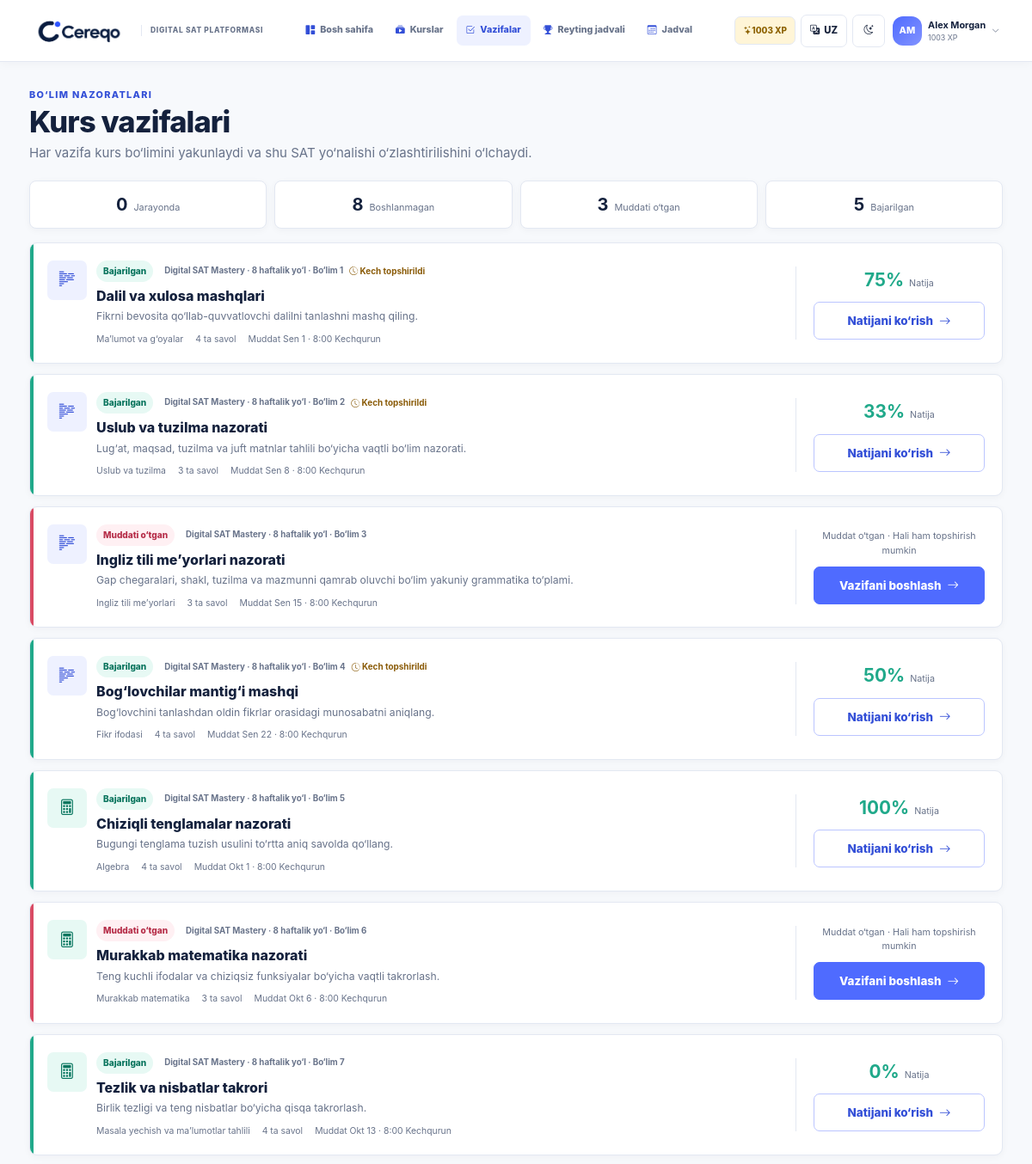
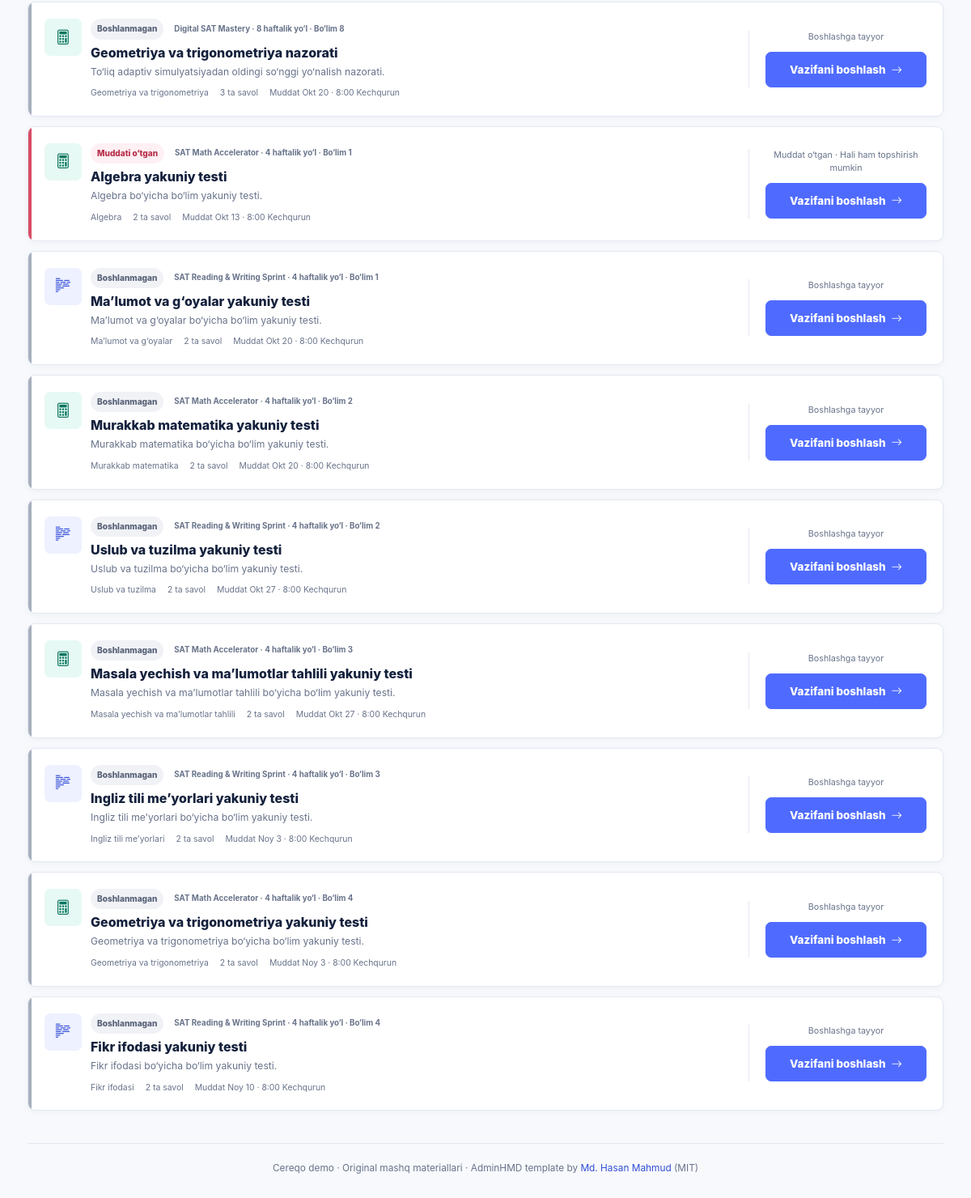
Page /tasks/ (signed in) on the committed database (2 pictures, top to bottom).
### learning/models.py (models this page shows, shortened)
class Student(models.Model):
    user = models.OneToOneField(
        settings.AUTH_USER_MODEL,
        on_delete=models.CASCADE,
        related_name="student_profile",
        null=True,
        blank=True,
    )
    name = models.CharField(max_length=100, unique=True)
    initials = models.CharField(max_length=3)
    points = models.PositiveIntegerField(default=0)
    streak = models.PositiveIntegerField(default=0)
    badge = models.CharField(max_length=80, blank=True)
    is_demo = models.BooleanField(default=False)
    class Meta:
        ordering = ["-points", "name"]

class Homework(models.Model):
    lesson = models.OneToOneField(Lesson, on_delete=models.CASCADE, related_name="homework")
    section = models.OneToOneField(
        CourseSection, on_delete=models.CASCADE, related_name="checkpoint", null=True, blank=True
    )
    title = models.CharField(max_length=160)
    description = models.TextField()
    deadline = models.DateTimeField()
    max_points = models.PositiveSmallIntegerField(default=100)
    sort_order = models.PositiveSmallIntegerField(default=0)
    class Meta:
        ordering = ["sort_order", "deadline"]
    def submission_for(self, student):
        return self.submissions.filter(student=student).first()
    def status_for(self, student):
        submission = self.submission_for(student)
        if submission and submission.submitted_at:
            return "completed"
        if submission and submission.answers.exists():
            return "in_progress"
        if self.deadline < timezone.now():
            return "overdue"
        return "not_started"

class Lesson(models.Model):
    SUBJECT_CHOICES = [("math", "Math"), ("rw", "Reading & Writing")]
    title = models.CharField(max_length=160)
    section = models.ForeignKey(
        CourseSection, on_delete=models.CASCADE, related_name="lessons", null=True, blank=True
    )
    subject = models.CharField(max_length=10, choices=SUBJECT_CHOICES)
    topic = models.CharField(max_length=120)
    duration_minutes = models.PositiveSmallIntegerField(default=8)
    session_minutes = models.PositiveSmallIntegerField(default=75)
    summary = models.TextField()
    material = models.TextField()
    video_file = models.CharField(max_length=255, default="cereqo/video/demo-lesson-video.mp4")
    progress_percent = models.PositiveSmallIntegerField(
        default=0, validators=[MinValueValidator(0), MaxValueValidator(100)]
    )
    is_today = models.BooleanField(default=False)
    scheduled_date = models.DateField(null=True, blank=True)
    sequence = models.PositiveSmallIntegerField(default=1)
    sort_order = models.PositiveSmallIntegerField(default=0)
    class Meta:
        ordering = ["sort_order", "id"]

class CourseSection(models.Model):
    SUBJECT_CHOICES = [("math", "Math"), ("rw", "Reading & Writing")]
    course = models.ForeignKey(Course, on_delete=models.CASCADE, related_name="sections")
    title = models.CharField(max_length=160)
    domain = models.CharField(max_length=120)
    subject = models.CharField(max_length=10, choices=SUBJECT_CHOICES)
    description = models.TextField()
    start_date = models.DateField()
    end_date = models.DateField()
    order = models.PositiveSmallIntegerField(default=1)
    exam_weight_percent = models.PositiveSmallIntegerField(default=25)
    class Meta:
        ordering = ["course", "order", "id"]
        constraints = [
            models.UniqueConstraint(fields=["course", "order"], name="unique_course_section_order")
        ]

class Course(models.Model):
    title = models.CharField(max_length=160)
    code = models.SlugField(max_length=60, unique=True)
    description = models.TextField()
    instructor_name = models.CharField(max_length=100, default="Cereqo mentor")
    instructor_role = models.CharField(max_length=100, default="SAT mentor")
    cover_image = models.CharField(
        max_length=255,
        default="cereqo/img/mentors/cereqo-classroom.jpg",
    )
    start_date = models.DateField()
    end_date = models.DateField()
    target_score = models.PositiveSmallIntegerField(default=1400)
    is_active = models.BooleanField(default=True)
    class Meta:
        ordering = ["-is_active", "start_date", "id"]

class Submission(models.Model):
    student = models.ForeignKey(Student, on_delete=models.CASCADE, related_name="submissions")
    homework = models.ForeignKey(Homework, on_delete=models.CASCADE, related_name="submissions")
    started_at = models.DateTimeField(auto_now_add=True)
    updated_at = models.DateTimeField(auto_now=True)
    submitted_at = models.DateTimeField(null=True, blank=True)
    score = models.PositiveSmallIntegerField(null=True, blank=True)
    points_awarded = models.PositiveSmallIntegerField(default=0)
    class Meta:
        constraints = [
            models.UniqueConstraint(fields=["student", "homework"], name="unique_student_homework")
        ]
    @property
    def is_late(self):
        return bool(self.submitted_at and self.submitted_at > self.homework.deadline)

### learning/views.py (the view)
# urls.py: path("tasks/", views.homework_list, name="homework_list"),
@login_required
def homework_list(request):
    student = _student(request)
    cards = _homework_cards(student)
    counts = {key: sum(card["status"] == key for card in cards) for key in ("not_started", "in_progress", "overdue", "completed")}
    return render(
        request,
        "learning/homework_list.html",
        {"active_nav": "tasks", "cards": cards, "counts": counts},
    )

### learning/context_processors.py (called while the page is built)
def demo_shell(request):
    student = student_for_user(request.user)
    return {"demo_student": student}

### learning/student_profiles.py (called while the page is built)
def student_for_user(user):
    if not user or not user.is_authenticated:
        return None
    try:
        return user.student_profile
    except Student.DoesNotExist:
        display_name = user.get_full_name() or user.email.split("@")[0] or user.get_username()
        display_name = _unique_name(display_name, user)
        return Student.objects.create(
            user=user,
            name=display_name,
            initials=_initials(display_name),
            badge="New learner",
        )

### learning/views.py (called while the page is built)
def _student(request):
    return student_for_user(request.user)

def _homework_cards(student):
    cards = []
    for homework in Homework.objects.select_related(
        "lesson", "section", "section__course"
    ).prefetch_related("submissions__answers", "questions"):
        submission = homework.submission_for(student)
        cards.append(
            {
                "homework": homework,
                "submission": submission,
                "status": homework.status_for(student),
                "answered": submission.answers.count() if submission else 0,
                "total": homework.questions.count(),
            }
        )
    return cards

### templates/learning/homework_list.html (shortened to what this page needs)
{% extends 'base.html' %}{% load i18n %}
{% block content %}
<section class="page-heading"><div><p class="eyebrow">{% translate "Section checkpoints" %}</p><h1>{% translate "Course tasks" %}</h1><p>{% translate "Each task closes a course section and measures mastery of its SAT domain." %}</p></div></section>
<section class="status-summary" aria-label="Homework status summary">
  <div><strong>{{ counts.in_progress }}</strong><span>{% translate "In progress" %}</span></div><div><strong>{{ counts.not_started }}</strong><span>{% translate "Not started" %}</span></div><div><strong>{{ counts.overdue }}</strong><span>{% translate "Overdue" %}</span></div><div><strong>{{ counts.completed }}</strong><span>{% translate "Completed" %}</span></div>
</section>
<section class="task-list">
  {% for card in cards %}
  <article class="homework-card status-border-{{ card.status }}">
    <div class="homework-main">
      <span class="task-subject-icon subject-{{ card.homework.lesson.subject }}"><i class="bi {% if card.homework.lesson.subject == 'math' %}bi-calculator{% else %}bi-body-text{% endif %}"></i></span>
      <div><div class="card-title-line"><span class="status-badge status-{{ card.status }}">{% if card.status == 'not_started' %}{% translate "Not started" %}{% elif card.status == 'in_progress' %}{% translate "In progress" %}{% elif card.status == 'overdue' %}{% translate "Overdue" %}{% else %}{% translate "Completed" %}{% endif %}</span><span class="section-task-label">{% translate card.homework.section.course.title %} · {% translate "Section" %} {{ card.homework.section.order }}</span>{% if card.submission.is_late %}<span class="late-note"><i class="bi bi-clock-history"></i> {% translate "Submitted late" %}</span>{% endif %}</div><h2>{% translate card.homework.title %}</h2><p>{% translate card.homework.description %}</p><div class="task-facts"><span>{% translate card.homework.section.domain %}</span><span>{% blocktranslate with total=card.total %}{{ total }} questions{% endblocktranslate %}</span><span>{% translate "Due" %} {{ card.homework.deadline|date:'M j · g:i A' }}</span></div></div>
    </div>
    <div class="homework-action">
      {% if card.status == 'completed' %}<div class="score-display"><strong>{{ card.submission.score }}%</strong><span>{% translate "Score" %}</span></div>{% elif card.status == 'in_progress' %}<div class="mini-progress"><span>{% blocktranslate with answered=card.answered total=card.total %}{{ answered }}/{{ total }} answered{% endblocktranslate %}</span><div><i style="width:{% widthratio card.answered card.total 100 %}%"></i></div></div>{% elif card.status == 'overdue' %}<p class="overdue-copy">{% translate "Past due · You can still submit" %}</p>{% else %}<p class="ready-copy">{% translate "Ready when you are" %}</p>{% endif %}
      <a class="btn {% if card.status == 'completed' %}btn-outline-primary{% else %}btn-primary{% endif %} app-btn" href="{% url 'learning:homework_detail' card.homework.id %}">{% if card.status == 'completed' %}{% translate "Review result" %}{% elif card.status == 'in_progress' %}{% translate "Resume" %}{% else %}{% translate "Start task" %}{% endif %} <i class="bi bi-arrow-right"></i></a>
    </div>
  </article>
  {% empty %}<div class="surface-card empty-state"><i class="bi bi-inbox"></i><h2>{% translate "No homework yet" %}</h2><p>{% translate "Your next practice set will appear here." %}</p></div>{% endfor %}
</section>
{% endblock %}

### templates/base.html (shortened to what this page needs)
{% load static i18n %}
<!doctype html>
<html lang="{{ LANGUAGE_CODE }}">
<head>
  <link rel="stylesheet" href="{% static 'vendor/bootstrap/css/bootstrap.min.css' %}">
  <link rel="stylesheet" href="{% static 'vendor/bootstrap-icons/css/bootstrap-icons.css' %}">
  <link rel="stylesheet" href="{% static 'cereqo/css/cereqo.css' %}">
</head>
<body>
  <div class="app-shell topnav-shell">
    <header class="desktop-topbar main-navbar">
      <a class="topnav-brand" href="{% url 'learning:dashboard' %}"><img src="{% static 'cereqo/img/cereqo-logo.png' %}" alt="Cereqo"><span>{% translate "Digital SAT platform" %}</span></a>
      <nav class="desktop-main-nav" aria-label="Main navigation">{% include 'learning/_nav_links.html' %}</nav>
      <div class="topnav-actions">{% if user.is_authenticated and demo_student %}<span class="topnav-xp"><i class="bi bi-stars"></i>{{ demo_student.points }} XP</span>{% endif %}{% include 'learning/_toolbar_controls.html' %}{% if user.is_authenticated %}{% include 'learning/_profile_menu.html' %}{% else %}<a class="btn btn-primary navbar-login" href="{% url 'login' %}"><i class="bi bi-box-arrow-in-right"></i>{% translate "Log in" %}</a>{% endif %}</div>
    </header>
    <div class="app-main {% if landing_page %}landing-main{% endif %} {% if course_navigation %}has-course-sidebar{% endif %}">
      <main id="main-content" class="{% if landing_page %}landing-content{% else %}page-content{% endif %}" tabindex="-1">
        {% block content %}{% endblock %}
        {% if not landing_page %}
        <footer class="page-footer">{% translate "Cereqo demo" %} · {% translate "Original practice content" %} · AdminHMD template by <a href="https://github.com/HasanMahmudDev" target="_blank" rel="noreferrer">Md. Hasan Mahmud</a> (MIT)</footer>
        {% endif %}
      </main>
    </div>
  </div>
</body>
</html>

### templates/learning/_profile_menu.html (shortened to what this page needs)
{% load i18n %}
{% if user.is_authenticated and demo_student %}<div class="dropdown profile-menu">
  <button class="profile-trigger" type="button" data-bs-toggle="dropdown" aria-expanded="false" aria-label="{% translate 'Open profile menu' %}"><span class="avatar avatar-sm">{{ demo_student.initials }}</span><span class="profile-trigger-copy"><strong>{{ demo_student.name }}</strong><small>{{ demo_student.points }} XP</small></span><i class="bi bi-chevron-down"></i></button>
</div>{% endif %}

### rows in the picture
Student: points "1003", initials "AM", name "Alex Morgan"
Homework: homework.section.order "1", homework.deadline "Sen 1 · 8:00 Kechqurun", submission.score "75"
Homework: homework.section.order "2", homework.deadline "Sen 8 · 8:00 Kechqurun", submission.score "33"
Homework: homework.section.order "3", homework.deadline "Sen 15 · 8:00 Kechqurun"
Homework: homework.section.order "4", homework.deadline "Sen 22 · 8:00 Kechqurun", submission.score "50"
Homework: homework.section.order "5", homework.deadline "Okt 1 · 8:00 Kechqurun", submission.score "100"
Homework: homework.section.order "6", homework.deadline "Okt 6 · 8:00 Kechqurun"
Homework: homework.section.order "7", homework.deadline "Okt 13 · 8:00 Kechqurun", submission.score "0"
Homework: homework.section.order "8", homework.deadline "Okt 20 · 8:00 Kechqurun"
Homework: homework.section.order "1", homework.deadline "Okt 13 · 8:00 Kechqurun"
Homework: homework.section.order "1", homework.deadline "Okt 20 · 8:00 Kechqurun"
Homework: homework.section.order "2", homework.deadline "Okt 20 · 8:00 Kechqurun"
Homework: homework.section.order "2", homework.deadline "Okt 27 · 8:00 Kechqurun"
Homework: homework.section.order "3", homework.deadline "Okt 27 · 8:00 Kechqurun"
Homework: homework.section.order "3", homework.deadline "Noy 3 · 8:00 Kechqurun"
Homework: homework.section.order "4", homework.deadline "Noy 3 · 8:00 Kechqurun"
Homework: homework.section.order "4", homework.deadline "Noy 10 · 8:00 Kechqurun"

### other values in the picture
{{ LANGUAGE_CODE|upper }} "UZ"
{{ counts.in_progress }} "0"
{{ counts.not_started }} "8"
{{ counts.overdue }} "3"
{{ counts.completed }} "5"
